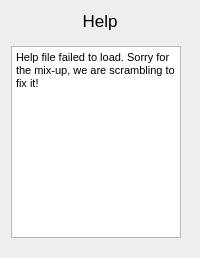
            <widget class="QWidget" name="helpCenterMenuPage">
             <layout class="QVBoxLayout" name="verticalLayout_9">
              <item alignment="Qt::AlignTop">
               <widget class="QLabel" name="label_4">
                <property name="font">
                 <font>
                  <pointsize>13</pointsize>
                 </font>
                </property>
                <property name="text">
                 <string>Help</string>
                </property>
                <property name="alignment">
                 <set>Qt::AlignCenter</set>
                </property>
               </widget>
              </item>
              <item>
               <widget class="QWidget" name="helpContainer" native="true">
                <property name="sizePolicy">
                 <sizepolicy hsizetype="Preferred" vsizetype="Expanding">
                  <horstretch>0</horstretch>
                  <verstretch>0</verstretch>
                 </sizepolicy>
                </property>
                <layout class="QVBoxLayout" name="verticalLayout_11">
                 <property name="leftMargin">
                  <number>0</number>
                 </property>
                 <property name="topMargin">
                  <number>0</number>
                 </property>
                 <property name="rightMargin">
                  <number>0</number>
                 </property>
                 <property name="bottomMargin">
                  <number>0</number>
                 </property>
                 <item>
                  <widget class="QWidget" name="helpTextContainer" native="true">
                   <layout class="QVBoxLayout" name="verticalLayout_12">
                    <property name="leftMargin">
                     <number>0</number>
                    </property>
                    <property name="topMargin">
                     <number>9</number>
                    </property>
                    <property name="rightMargin">
                     <number>0</number>
                    </property>
                    <item>
                     <widget class="QTextEdit" name="helpTextCopy">
                      <property name="sizePolicy">
                       <sizepolicy hsizetype="Expanding" vsizetype="Expanding">
                        <horstretch>0</horstretch>
                        <verstretch>0</verstretch>
                       </sizepolicy>
                      </property>
                      <property name="maximumSize">
                       <size>
                        <width>170</width>
                        <height>16777215</height>
                       </size>
                      </property>
                      <property name="font">
                       <font/>
                      </property>
                      <property name="inputMethodHints">
                       <set>Qt::ImhNone</set>
                      </property>
                      <property name="verticalScrollBarPolicy">
                       <enum>Qt::ScrollBarAsNeeded</enum>
                      </property>
                      <property name="sizeAdjustPolicy">
                       <enum>QAbstractScrollArea::AdjustIgnored</enum>
                      </property>
                      <property name="html">
                       <string>&lt;!DOCTYPE HTML PUBLIC &quot;-//W3C//DTD HTML 4.0//EN&quot; &quot;http://www.w3.org/TR/REC-html40/strict.dtd&quot;&gt;
&lt;html&gt;&lt;head&gt;&lt;meta name=&quot;qrichtext&quot; content=&quot;1&quot; /&gt;&lt;style type=&quot;text/css&quot;&gt;
p, li { white-space: pre-wrap; }
&lt;/style&gt;&lt;/head&gt;&lt;body style=&quot; font-family:'MS Shell Dlg 2'; font-size:8.25pt; font-weight:400; font-style:normal;&quot;&gt;
&lt;p style=&quot; margin-top:0px; margin-bottom:0px; margin-left:0px; margin-right:0px; -qt-block-indent:0; text-indent:0px;&quot;&gt;Help file failed to load. Sorry for the mix-up, we are scrambling to fix it!&lt;/p&gt;&lt;/body&gt;&lt;/html&gt;</string>
                      </property>
                     </widget>
                    </item>
                   </layout>
                  </widget>
                 </item>
                </layout>
               </widget>
              </item>
             </layout>
            </widget>
